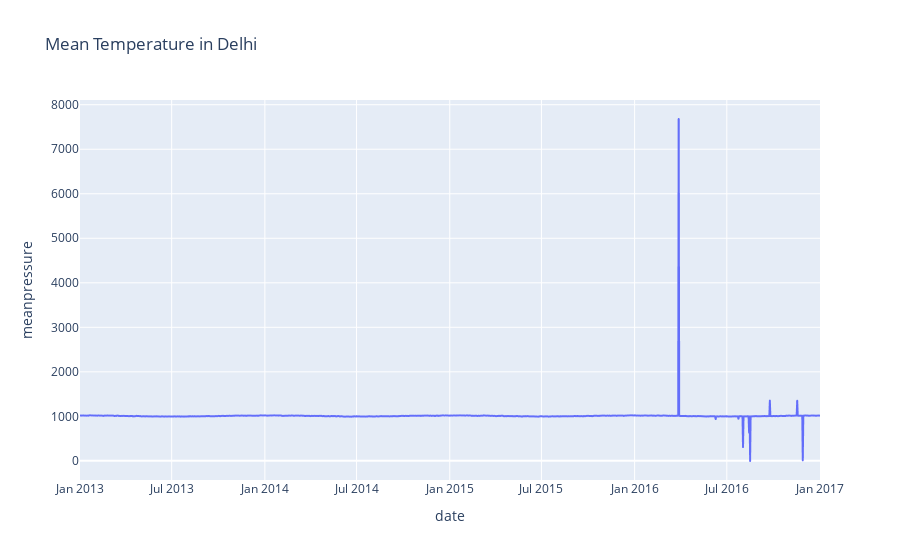

Write notebook code for a chart like this one.
### Code cell
# draw the same plot using plotly
fig = px.line(df, x=df.index, y='meanpressure', title='Mean Temperature in Delhi')
fig.show()

### Figure 1 — Plotly figure (JSON) as saved in the notebook; plotly's stock layout.template omitted (floating-point values rounded to 4 significant figures; data arrays with more than 128 entries replaced by an {"elided": "..."} marker saying what was removed)
{"data": [{"hovertemplate": "date=%{x}<br>meanpressure=%{y}<extra></extra>", "legendgroup": "", "line": {"color": "#636efa", "dash": "solid"}, "marker": {"symbol": "circle"}, "mode": "lines", "name": "", "showlegend": false, "type": "scattergl", "x": {"elided": "1462 str values"}, "xaxis": "x", "y": {"elided": "1462 float values"}, "yaxis": "y"}], "layout": {"legend": {"tracegroupgap": 0}, "title": {"text": "Mean Temperature in Delhi"}, "xaxis": {"anchor": "y", "domain": [0, 1], "title": {"text": "date"}}, "yaxis": {"anchor": "x", "domain": [0, 1], "title": {"text": "meanpressure"}}}}
